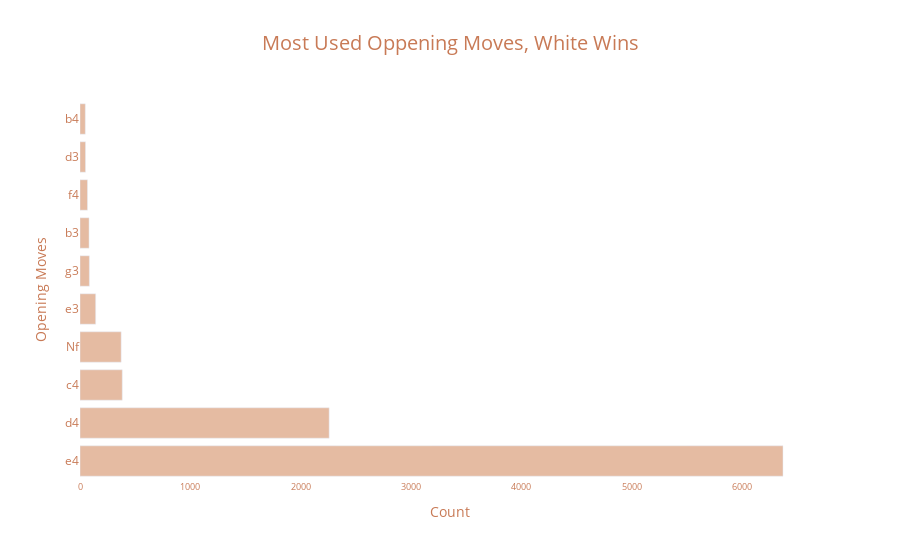

Notebook source saved alongside this figure:
### Code cell
white=df[df["winner"]=="White"].opening_move.value_counts().nlargest(10)
fig=px.bar(y=white.index,x=white.values,
           title="most used oppening moves, White wins".title(),
            color_discrete_sequence=["#E5BBA2"],
           labels={"x":"Count ","y":"Move "},
      )
fig.update_layout(
title_font_color="#C87A56",paper_bgcolor="#fff",title_font_size=20,title_x=.5,font_color="#C87A56",
    plot_bgcolor="#fff",legend_title_font_size=17,legend_title_font_color="#C87A56",
    legend_title_text="Game winner")
fig.update_yaxes(showgrid=False,visible=True,title="Opening Moves",color="#C87A56")
fig.update_xaxes(showgrid=False,tickfont_size=9,visible=True)
fig.update_traces(textfont_size=10,textfont_color="#fff",textposition='inside')
fig.show()

### Figure 1 — Plotly figure (JSON) as saved in the notebook; plotly's stock layout.template omitted (floating-point values rounded to 4 significant figures)
{"data": [{"alignmentgroup": "True", "hovertemplate": "Count =%{x}<br>Move =%{y}<extra></extra>", "legendgroup": "", "marker": {"color": "#E5BBA2", "pattern": {"shape": ""}}, "name": "", "offsetgroup": "", "orientation": "h", "showlegend": false, "textfont": {"color": "#fff", "size": 10}, "textposition": "inside", "type": "bar", "x": [6371, 2258, 383, 373, 142, 85, 82, 68, 50, 48], "xaxis": "x", "y": ["e4", "d4", "c4", "Nf", "e3", "g3", "b3", "f4", "d3", "b4"], "yaxis": "y"}], "layout": {"barmode": "relative", "font": {"color": "#C87A56"}, "legend": {"title": {"font": {"color": "#C87A56", "size": 17}, "text": "Game winner"}, "tracegroupgap": 0}, "paper_bgcolor": "#fff", "plot_bgcolor": "#fff", "title": {"font": {"color": "#C87A56", "size": 20}, "text": "Most Used Oppening Moves, White Wins", "x": 0.5}, "xaxis": {"anchor": "y", "domain": [0, 1], "showgrid": false, "tickfont": {"size": 9}, "title": {"text": "Count "}, "visible": true}, "yaxis": {"anchor": "x", "color": "#C87A56", "domain": [0, 1], "showgrid": false, "title": {"text": "Opening Moves"}, "visible": true}}}
